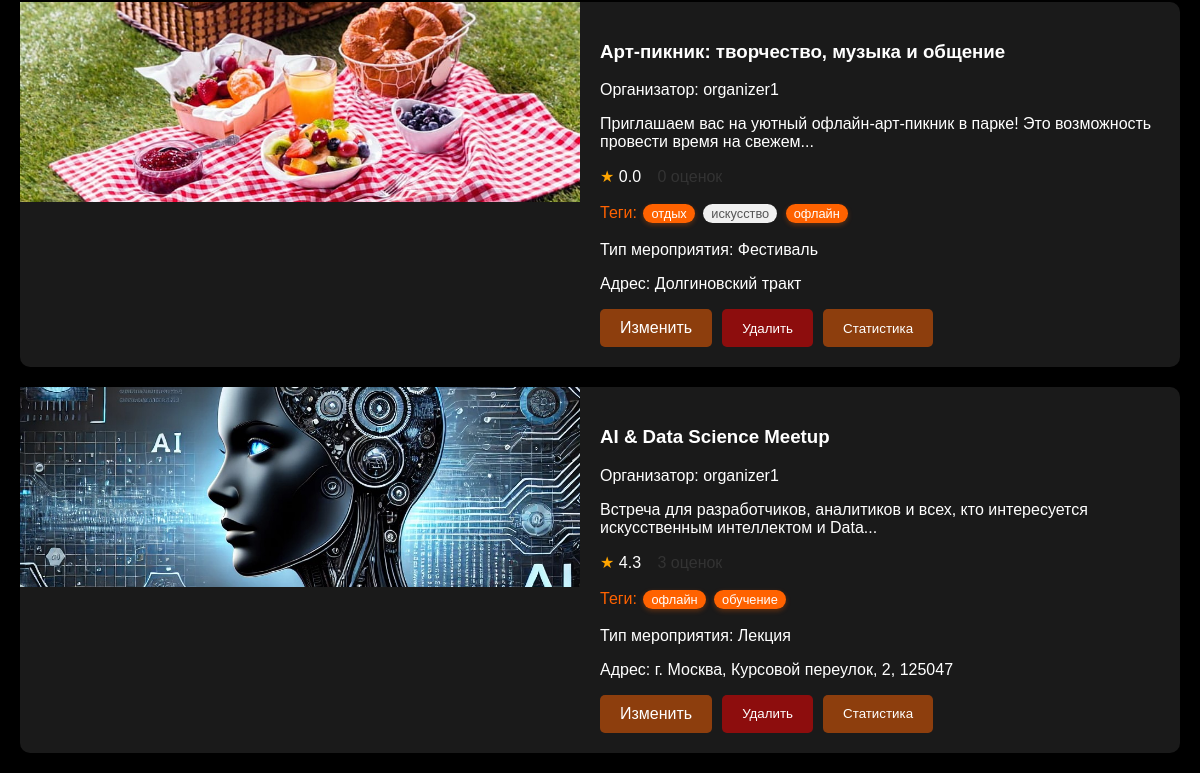
Before: /all_events (signed in, lower part) with the older database file.
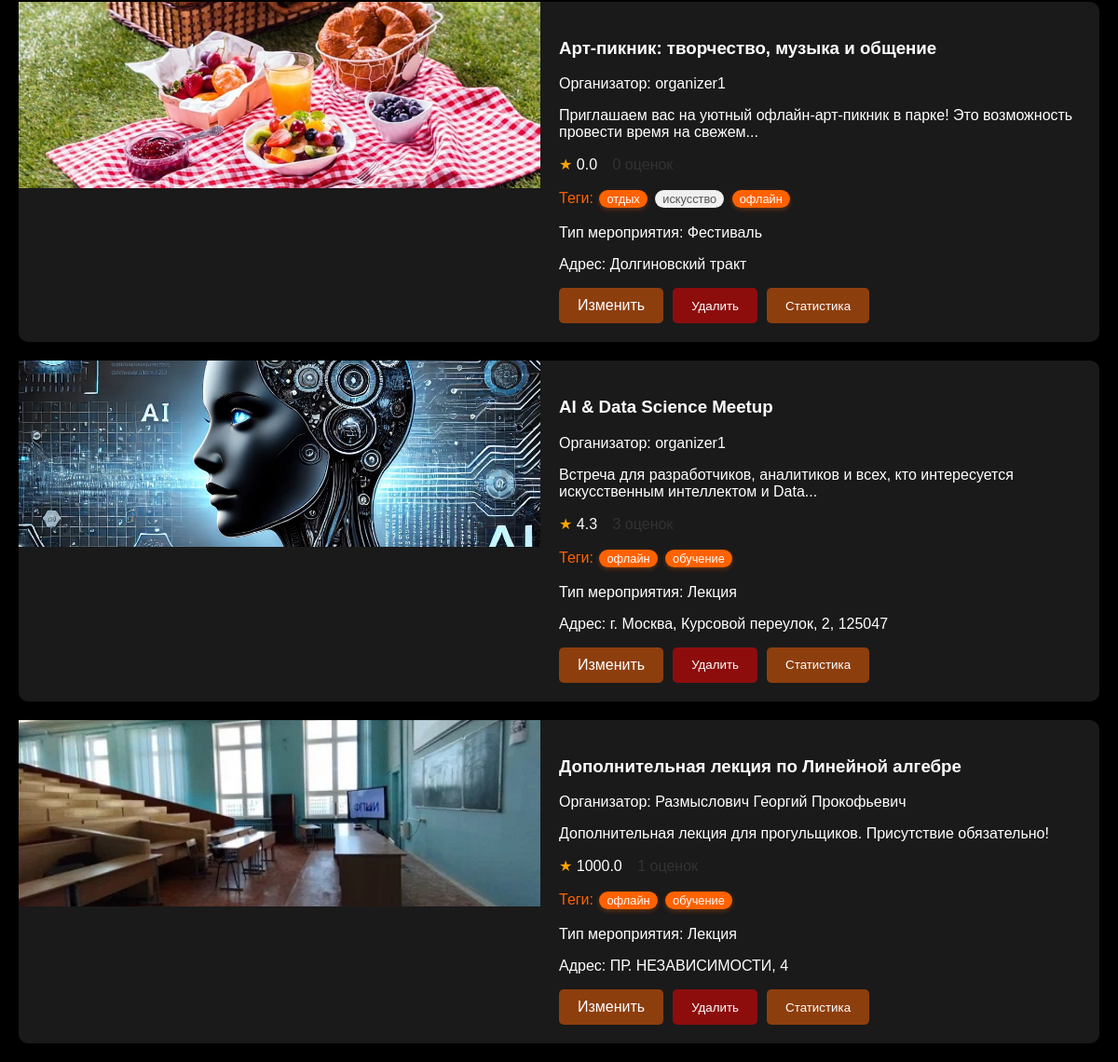
After: the same page with the newer database file.
### app/app.py (models this page shows, shortened)
class Event(db.Model):
    id = db.Column(db.Integer, primary_key=True)
    title = db.Column(db.String(100), nullable=False)
    description = db.Column(db.Text, nullable=False)
    organizer_id = db.Column(db.Integer, db.ForeignKey('user.id'), nullable=False)
    format = db.Column(db.String(20), nullable=False)  # 'online' или 'offline'
    location_name = db.Column(db.String(200))  # Название места
    location_address = db.Column(db.String(200))  # Физический адрес
    online_info = db.Column(db.Text)  # Информация для онлайн мероприятий
    date_time = db.Column(db.DateTime, nullable=False)
    duration = db.Column(db.Integer, nullable=False)
    image_url = db.Column(db.String(200))
    lat = db.Column(db.Float)
    lng = db.Column(db.Float)
    event_type = db.Column(db.String(50))
    created_at = db.Column(db.DateTime, default=datetime.utcnow)
    is_active = db.Column(db.Boolean, default=True)
    is_private = db.Column(db.Boolean, default=False)
    password = db.Column(db.String(100))  # Пароль для приватных мероприятий
    organizer = db.relationship('User', backref='events')
    tags = db.relationship('Tag', secondary='event_tag', backref='events')
    personalities = db.Column(db.JSON)
    user_statuses = db.relationship(
        'UserEventStatus',
        backref=db.backref('event', lazy='joined'),
        lazy='dynamic'
    )
    @hybrid_property
    def average_rating(self):
        return db.session.query(func.avg(Rating.rating)).filter(
            Rating.event_id == self.id
        ).scalar() or 0.0
    @property
    def ratings_count(self):
        return Rating.query.filter_by(event_id=self.id).count()
    @property
    def distance(self):
        return getattr(self, '_distance', None)

class User(db.Model):
    id = db.Column(db.Integer, primary_key=True)
    username = db.Column(db.String(50), unique=True, nullable=False)
    email = db.Column(db.String(100), unique=True, nullable=False)
    password = db.Column(db.String(100), nullable=False)
    role = db.Column(db.String(20), nullable=False, default='participant')
    email_confirmed = db.Column(db.Boolean, default=False)
    email_confirmed_on = db.Column(db.DateTime, nullable=True)
    description = db.Column(db.Text, nullable=True)
    is_private = db.Column(db.Boolean, default=False, nullable=False)
    occupation = db.Column(db.String(100), nullable=True)
    avatar_url = db.Column(db.String(200), nullable=True)
    validation = db.Column(db.String(20), nullable=True)
    comment = db.Column(db.Text, nullable=True)
    totp_secret = db.Column(db.String(32), nullable=True)
    is_2fa_enabled = db.Column(db.Boolean, default=False, nullable=False)
    is_blocked = db.Column(db.Boolean, default=False)
    blocked_until = db.Column(db.DateTime, nullable=True)
    block_reason = db.Column(db.Text, nullable=True)
    favorite_organizers = db.relationship(
        'User',
        secondary='user_organizer',
        primaryjoin='UserOrganizer.user_id == User.id',
        secondaryjoin='UserOrganizer.organizer_id == User.id',
        backref=db.backref('followers', lazy='dynamic')
    )
    favorite_tags = db.relationship(
        'Tag',
        secondary='user_tag',
        backref=db.backref('users_favorited', lazy='dynamic')
    )
    event_statuses = db.relationship(
        'UserEventStatus',
        backref=db.backref('user', lazy='joined'),
        lazy='dynamic'
    )

class Tag(db.Model):
    id = db.Column(db.Integer, primary_key=True)
    name = db.Column(db.String(50), unique=True, nullable=False)

### app/app.py (the view, shortened to what this page needs)
@app.route('/all_events')
def all_events():
    if 'username' not in session or session.get('role') not in ['moderator', 'admin']:
        return redirect(url_for('home'))
    search_query = request.args.get('search', '').strip()
    selected_tag = request.args.get('tag', '').strip()
    query = Event.query.filter_by(is_active=True)
    if selected_tag:
        tag = Tag.query.filter_by(name=selected_tag).first()
        if tag:
            query = query.join(Event.tags).filter(Tag.id == tag.id)
    events = query.all()
    tags = Tag.query.all()
    return render_template('all_events.html',
                         events=events,
                         tags=tags,
                         search_query=search_query,
                         selected_tag=selected_tag)

### app/app.py (called while the page is built)
@app.before_request
def make_session_permanent():
    session.permanent = True

@app.context_processor
def inject_nearby_status():
    return {'nearby_filter_active': 'nearby' in request.args}

@app.context_processor
def inject_validation_counts():
    if 'username' in session and session.get('role') in ['moderator', 'admin']:
        pending_organizers = User.query.filter_by(validation='organizer').count()
        if session['role'] == 'admin':
            pending_moderators = User.query.filter_by(validation='moderator').count()
        else:
            pending_moderators = 0
        return {'pending_organizers': pending_organizers, 'pending_moderators': pending_moderators}
    return {}

@app.context_processor
def inject_notifications():
    notifications = {}
    if 'username' in session:
        user = User.query.filter_by(username=session['username']).first()
        if user:
            notifications['pending_friend_requests'] = Friendship.query.filter_by(
                friend_id=user.id,
                status='pending'
            ).count()
            notifications['unread_invitations'] = Recommendation.query.filter_by(
                receiver_id=user.id,
            ).count()
    return notifications

@app.context_processor
def inject_user():
    if 'username' in session:
        user = User.query.filter_by(username=session['username']).first()
        return {'current_user': user}
    return {}

### app/templates/all_events.html (shortened to what this page needs)
<!DOCTYPE html>
<html>
<head>
    <link rel="stylesheet" href="{{ url_for('static', filename='styles.css') }}">
</head>
<body>
    <div class="posts-container">
        {% for event in events %}
        <div class="post">
            <img class="post-image"
                 src="{{ url_for('static', filename=event.image_url) if event.image_url else url_for('static', filename='images/no-image.jpg') }}"
                 alt="{{ event.title }}"
                 onerror="this.onerror=null;this.src='{{ url_for('static', filename='images/no-image.jpg') }}'">
            <div class="post-content">
                <h3>{{ event.title }}</h3>
                <p>Организатор: {{ event.organizer.username }}</p>
                <p>{{ event.description|truncate(100) }}</p>
                <p class="rating">
                        <span class="star" style="color: #ffa500;">★</span>
                        <span class="average-rating" style="margin-right: 12px;">{{ "%.1f"|format(event.average_rating) }}</span>
                        <span class="ratings-count" style="color: #333333;"> {{ event.ratings_count }} оценок</span>
                    </p>
                    <p class="tags">Теги:
                        {% for tag in event.tags %}
                            <span class="tag
                                {% if session.username %}
                                    {% if tag in current_user.favorite_tags %}favorite-tag{% endif %}
                                {% endif %}">
                                {{ tag.name }}
                            </span>
                        {% endfor %}
                    </p>
                <p>Тип мероприятия: {{ event.event_type }}</p>
                <p>Адрес: {{ event.location_address }}</p>
                <div class="event-actions">
                    <a href="{{ url_for('edit_event', event_id=event.id) }}" class="menu-btn">Изменить</a>
                    <button onclick="confirmDelete({{ event.id }})" class="menu-btn delete-btn">Удалить</button>
                    <button onclick="showEventStats(event, {{ event.id }})" class="menu-btn stats-btn">Статистика</button>
                </div>
            </div>
        </div>
        {% endfor %}
    </div>
</body>
</html>

### app/static/styles.css (style rules this page uses)
body { margin: 0; padding: 0; background: #000000; color: #ffffff; font-family: Arial, sans-serif; }
.menu-btn { padding: 10px 20px; background: rgba(255, 98, 0, 0.5); border: none; color: white; cursor: pointer; border-radius: 5px; transition: background 0.3s ease; text-decoration: none; }
.posts-container { margin-top: 100px; padding: 20px; display: grid; gap: 20px; }
.post { display: flex; background: #1a1a1a; border-radius: 10px; overflow: hidden; cursor: pointer; transition: transform 0.2s; position: relative; overflow: visible !important; }
.post-image { width: 50%; height: 200px; object-fit: cover; position: sticky; top: 0; }
.post-content { width: 50%; padding: 20px; }
.tags { color: #ff6200; }
.tag { display: inline-block; background-color: #f0f0f0; padding: 2px 8px; margin: 2px; border-radius: 12px; font-size: 0.8em; color: #555; transition: all 0.3s ease; }
.tag.favorite-tag { background-color: #ff6200; color: white; box-shadow: 0 2px 5px rgba(255, 98, 0, 0.3); }
.event-actions { display: flex; gap: 10px; margin-top: 15px; }
.delete-btn { background: rgba(255, 0, 0, 0.5); }
.stats-btn { background: rgba(255, 98, 0, 0.5) !important; }

Changed rows visible on the page:
added Event: image_url (picture), title "Дополнительная лекция по Линейной алгебре", organizer.username "Размыслович Георгий Прокофьевич", description "Дополнительная лекция для прогульщиков. Присутствие обязательно!", average_rating "1000.0", ratings_count "1", event_type "Лекция", location_address "ПР. НЕЗАВИСИМОСТИ, 4", Tag (name "офлайн"), Tag (name "обучение")
